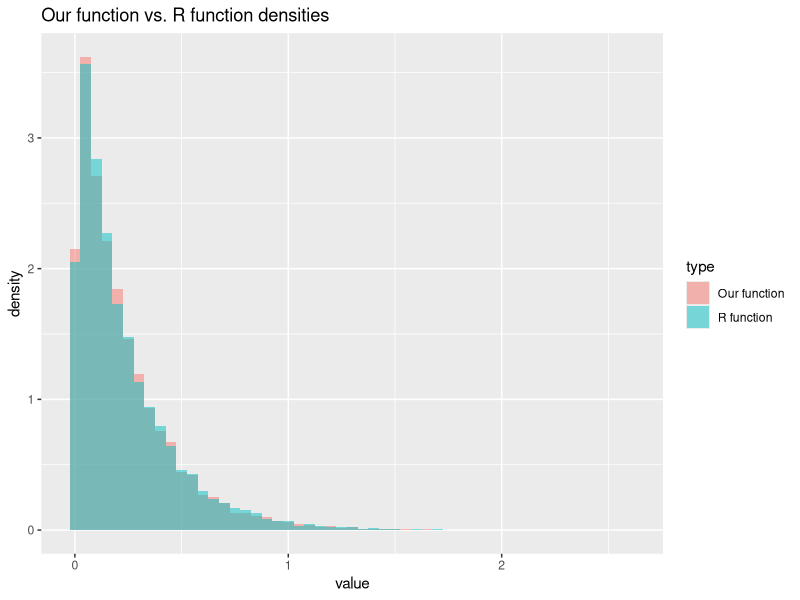
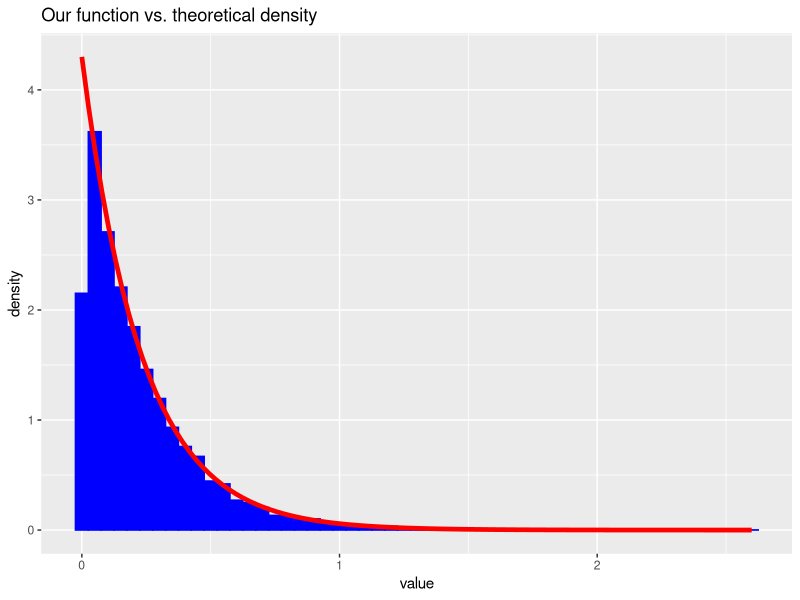
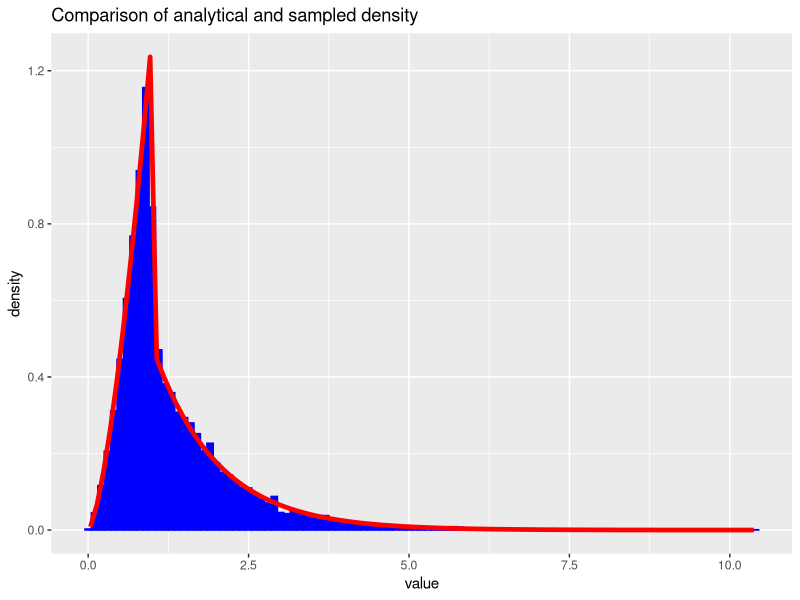
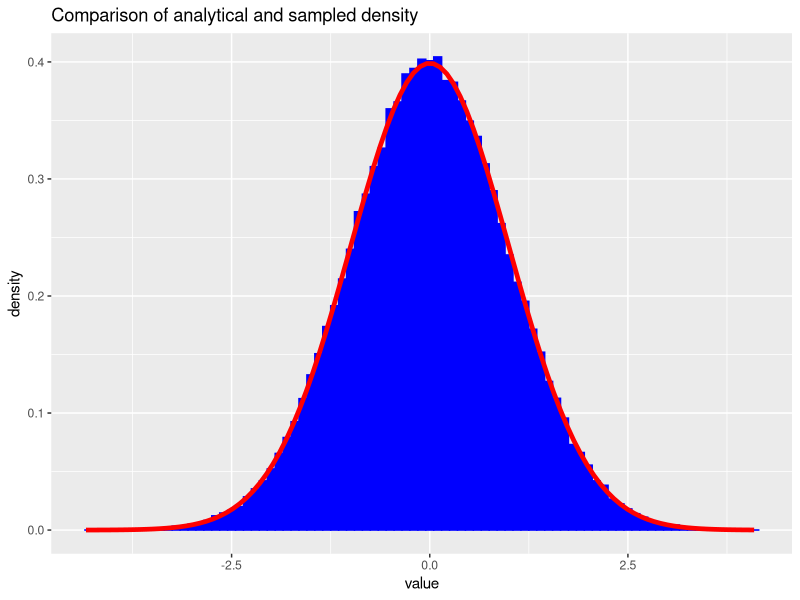
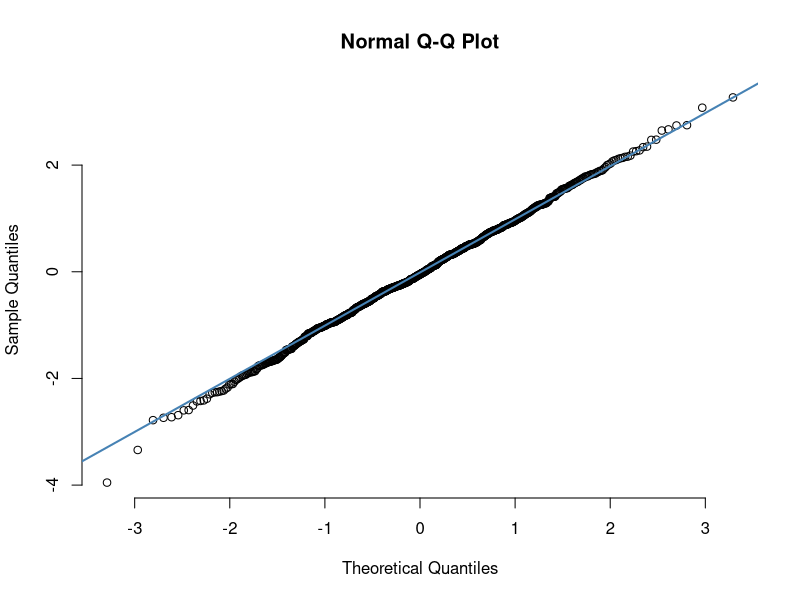
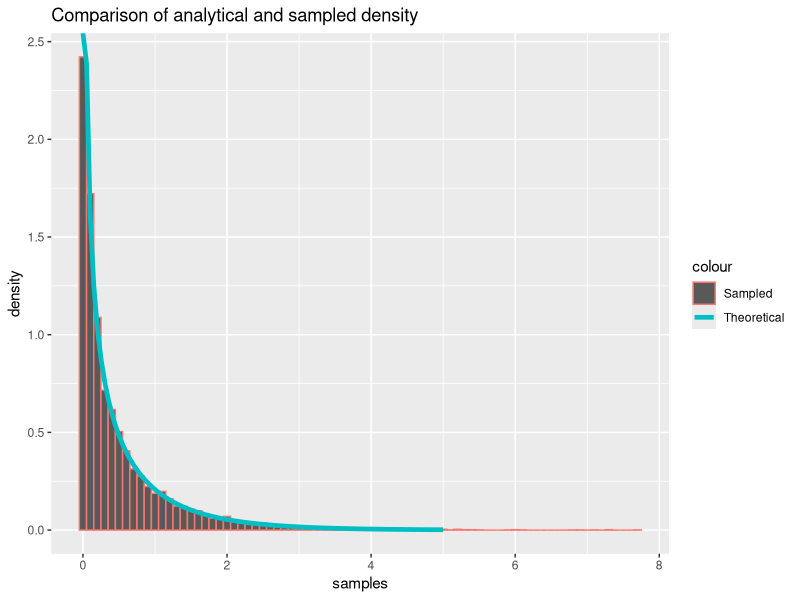
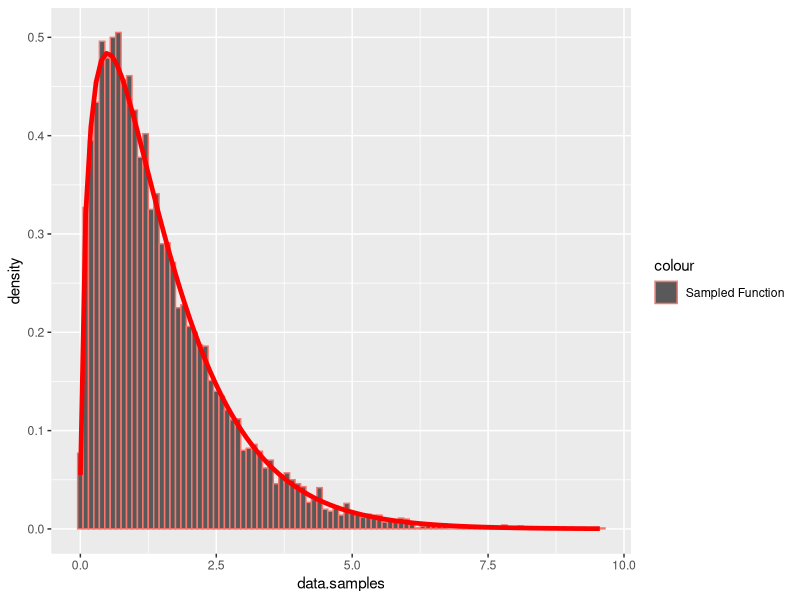
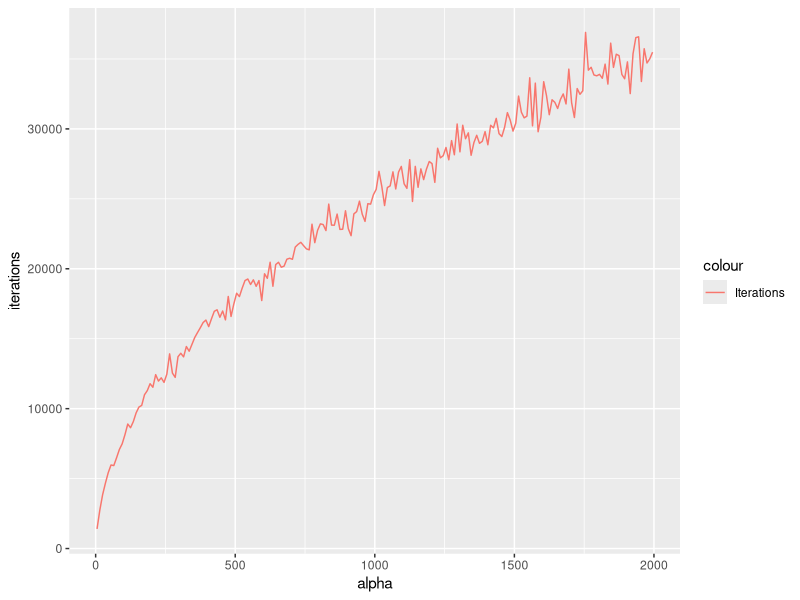

These charts were generated, in order, by the following R code:
## ---- chunk 1
library(formatR)
showsol <- FALSE
library(knitr)
opts_chunk$set(tidy.opts = list(width.cutoff = 68), tidy = TRUE, warning = FALSE, error = FALSE, message = FALSE, echo = TRUE)
## ---- chunk 2
library(ggplot2)
exponential<- function(lambda, n=1){
  u = runif(n)
  x = -1/lambda*log(u)
  return(x)
}
## ---- chunk 3
n = 10000
lambda = 4.300
x = exponential(lambda,n)
cat('Theoretical mean: ', 1/lambda,' Computed mean: ', mean(x),'\n')
cat('Theoretical variance: ', 1/lambda^2, ' Computed variance: ', var(x))
## ---- chunk 4
y = rexp(n, lambda)
rfunc = data.frame(value = y)
ourfunc = data.frame(value = x)
rfunc$type = 'R function'
ourfunc$type = 'Our function'
df = rbind(rfunc,ourfunc)
ggplot(df, aes(value, fill = type)) + 
   geom_histogram(alpha = 0.5, aes(y = ..density..), binwidth = 0.05, position = 'identity') + ggtitle("Our function vs. R function densities")
df2 <- data.frame(theo=seq(0,max(x),length.out=n), value=x)
h <- ggplot(df2, aes(x = value))
h <- h + geom_histogram(aes(y = ..density..), binwidth=0.05, fill = 'blue', color = 'blue') +stat_function(fun=dexp,geom = "line",size=1.6,col="red",args = (mean=lambda))
h <- h + ggtitle("Our function vs. theoretical density")
h
## ---- chunk 5
f_A2 = function(x, alpha){
  c = alpha*exp(1)/(alpha+exp(1))
  result = vector(length = length(x))
  result[x<1.] = sapply(x[x<1.], function(x) c*x^(alpha - 1))
  result[x>=1.] = sapply(x[x>=1.], function(x) c*exp(-x))
  return(result)
}

F_inv = function(n, alpha){
  c = alpha*exp(1)/(alpha+exp(1))
  u = runif(n)
  result = vector(length = n)
  result[u < c/alpha] = (alpha/c * u[u < c/alpha])^(1/alpha)
  result[u >= c/alpha] = -log(1/alpha + exp(-1) - u[u >= c/alpha]/c)
  return(result)
}

alpha = 2.5
n = 10000
xsamples = F_inv(n, alpha)
c = alpha*exp(1)/(alpha+exp(1))
mean = c/(alpha+1) + 2*c/exp(1)
cat('Theoretical mean: ', mean, ' Sampled mean: ', mean(xsamples))
## ---- chunk 6
variance = c/(alpha+2)+5*c/exp(1) - mean^2
cat('Theoretical variance: ', variance, ' Sampled variance: ', var(xsamples))
## ---- chunk 7
df2 <- data.frame(theo=seq(0,max(xsamples),length.out=n), value=xsamples)
h <- ggplot(df2, aes(x = value))
h <- h + geom_histogram(aes(y = ..density..), binwidth=0.1, col = 'blue', fill = 'blue') +stat_function(fun=f_A2,geom = "line",size=1.6,col="red",args = (mean=alpha))
h <- h + ggtitle("Comparison of analytical and sampled density")
h
## ---- chunk 8
normal <- function(n){
  x_1 <- runif(n/2)
  x_2 <- exponential(1/2, n/2)
  y_1 <- sqrt(x_2)*cos(2*pi*x_1)
  y_2 <- sqrt(x_2)*sin(2*pi*x_1)
  y <- c(y_1,y_2)
  return(y)
}
## ---- chunk 9
n = 100000
x <- normal(n)
cat('Theoretical mean: ', 0,' Computed mean: ', mean(x),'\n')
cat('Theoretical variance: ', 1, ' Computed variance: ', var(x))
## ---- chunk 10
df2 <- data.frame(theo=seq(0,max(x),length.out=n), value=x)
ggplot(df2, aes(x = value)) + geom_histogram(aes(y = ..density..), binwidth=0.1, col = 'blue', fill = 'blue') + stat_function(fun=dnorm,geom = "line",size=1.6,col="red",args = list(mean=0, sd = 1)) + ggtitle("Comparison of analytical and sampled density")

x <- normal(1000)
qqnorm(x, pch = 1, frame = FALSE)
qqline(x, col = "steelblue", lwd = 2)
## ---- chunk 11
normal_d <- function(d, mu, sigma){
  x <- normal(d)
  y <- mu + t(chol(sigma))%*%x
  return(y)
}
## ---- chunk 12
d = 2
n = 100000
mu = c(1,2)
sigma = matrix(c(2.5,3,3,10),ncol=2,nrow=2)
sample = matrix(NA, ncol = d, nrow = n)
for (i in 1:n){
  sample[i,] <- normal_d(d,mu,sigma)
}
average = apply(sample, 2,mean)
cat('Mean vector: \n')
average
covmat = cov(sample)
cat('Covariance matrix: \n')
covmat
## ---- chunk 13
library(nortest)
ad.test(sample[,1])
ad.test(sample[,2])
## ---- chunk 14
library(pracma)

#x = linspace(0, 3, 100)
#alpha = 0.5
#y_gamma = dgamma(x, shape=alpha, rate=1)
#y_prop = 1/(gamma(alpha)) * (1/alpha + exp(-1))*f_A2(x, alpha)

#df10 = data.frame(x, y_gamma, y_prop)
#h <- ggplot(data.frame(x, y_gamma, y_prop))
#h = h + geom_line(aes(x = x, y = y_gamma, colour="Gamma"), size=1.)
#h = h + geom_line(aes(x = x, y = y_prop, color="Proposal"), size=1.)
#h = h + ggtitle(paste("Gamma(",toString(alpha),", 1) vs. proposal"))
#h

## ---- chunk 15
library(pracma)

small_gamma = function(alpha, n=1){
  cat("Small gamma \n")
  result = vector()
  iter = 0
  sampled = 0
  while(sampled < n){

    uniform2 = runif(n)
    x = F_inv(n, alpha)
    c = 1/(gamma(alpha)) * (1/alpha + exp(-1))
  
    probs = dgamma(x, alpha, rate=1) / (c * f_A2(x, alpha))
    
    result = append(result, x[uniform2 <= probs])
    
    sampled = sampled + sum(uniform2 <= probs)
    iter = iter + n
  }
  
  iter = iter - length(result) + n
  
  return(list(samples = result[seq(1:n)], iter = iter))
}

large_gamma <- function(alpha, n=1){
  cat("Large gamma \n")
  #a = sqrt((alpha - 1)^(alpha-1)*exp(1-alpha))
  loga = 1/2 * (alpha - 1) * (log(alpha - 1) - 1)
  logb = 1/2 * (alpha + 1) * (log(alpha + 1) - 1)
  #cat("Sampling for alpha = ", alpha, '\n')
  #cat("loga = ", loga, "\n")
  #cat("logb = ", logb, "\n")

  result = vector(mode="numeric")
  
  i = 0
  iter = 0
  while (i < n){
    iter = iter + 1 
    log_x_1 = loga + log(runif(1))
    log_x_2 = logb + log(runif(1))
    #cat(log_x_1, log_x_2)
    #y = x_2 / x_1
    if (2*log_x_1 <= (alpha - 1)*(log_x_2 - log_x_1) - exp(log_x_2 - log_x_1)){
      result = append(result, exp(log_x_2 - log_x_1))
      i = i + 1
    }
    else{}
  }
  list(samples = result, iter = iter)
}

gamma2 = function(alpha, n  = 1){
  if (alpha <= 1){
    return(small_gamma(alpha, n))
  }
  else if (alpha > 1){
    return(large_gamma(alpha, n))
  }
  else{
    cat("Weird gamma \n")
  }
}

alpha = 0.5
G1 <- small_gamma(alpha, 10000)

G1_filt = G1
df12 = data.frame(G1_filt)

cat('Theoretical mean: ', alpha,' Computed mean: ', mean(G1$samples),'\n')
cat('Theoretical variance: ', alpha, ' Computed variance: ', var(G1$samples))

c = 1/(gamma(alpha)) * (1/alpha + exp(-1))

x_val = linspace(0, 5, 100)

df11 <- data.frame(x = x_val, y=dgamma(x_val, alpha, 1))

h <- ggplot()
h <- h + geom_histogram(data=df12, aes(x=samples, y=..density.., color="Sampled"), binwidth=0.1)
h <- h + geom_line(data=df11, aes(x=x, y=y, color="Theoretical"), size=1.6)
h <- h + ggtitle("Comparison of analytical and sampled density")
h
## ---- chunk 16
alpha = 1.5

G2 = gamma2(alpha, 10000)

cat('Theoretical mean: ', alpha,' Computed mean: ', mean(G2$samples),'\n')
cat('Theoretical variance: ', alpha, ' Computed variance: ', var(G2$samples))

df16 = data.frame(data=G2)

h <- ggplot(df16, aes(x=data.samples))
h <- h + geom_histogram(data=df16, aes(x = data.samples, y=..density.., color="Sampled Function"), binwidth=0.1) 
h <- h + stat_function(fun=dgamma,geom = "line",size=1.6,col="red",args = list(shape=alpha, rate = 1))
h

## ---- chunk 17
iterations = c()

for (alpha in seq(2, 2000, 10)){
  G = gamma2(alpha, 1000)
  iterations = append(iterations, G$iter)
}

df15 = data.frame(alpha = seq(5, 2000, 10), iterations = iterations)

h <- ggplot(df15, aes(x = alpha, y= iterations, color="Iterations"))
h <- h + geom_line()
h
## ---- chunk 18
library(MCMCpack)
#dirichlet <- function(alpha){
#  z<- sapply(alpha,gamma)
#  x <- z/sum(z)
#  return(x)
#}
## ---- chunk 19
Gamma <- function(alpha){
  return(rgamma(1,alpha))
}
k = 5
n = 100000
x <- matrix(NA, ncol = k, nrow = n)
alpha <- exponential(1,k)
for (i in 1:n){
  z <- sapply(alpha, Gamma)
  x[i,] <- z/sum(z)
}
cat('Theoretical mean: ', alpha/sum(alpha),'\n','Computed mean: ', apply(x,2,mean),'\n')
cat('Theoretical variance: ', alpha*(sum(alpha)-alpha)/(sum(alpha)^2*(sum(alpha)+1)),'\n', 'Computed variance: ', apply(x,2,var))
## ---- chunk 20
n <- 50000
alpha <- rep(1,k)
x <- matrix(NA, ncol = k, nrow = n)

for (i in 1:n){
  z <- sapply(alpha, Gamma)
  x[i,] <- z/sum(z)
}
y <- as.vector(rdirichlet(n,alpha))
rfunc = data.frame(value = y)
ourfunc = data.frame(value = as.vector(x))
rfunc$type = 'R function'
ourfunc$type = 'Our function'
df = rbind(rfunc,ourfunc)
ggplot(df, aes(value, fill = type)) + 
   geom_histogram(alpha = 0.5, aes(y = ..density..), position = 'identity') + ggtitle("Our function vs. R function densities")
## ---- chunk 21
df2 <- data.frame(theo=seq(0,max(x[,1]),length.out=n), value=x[,1])
ggplot(df2, aes(x = value)) + geom_histogram(aes(y = ..density..), 
      binwidth = 0.005,fill = 'blue', color = 'blue') + stat_function(fun=dbeta,geom = "line",size=1.6,col="red",args = list(shape1=1,shape2=k-1)) + ggtitle("Our function vs. theoretical density")
